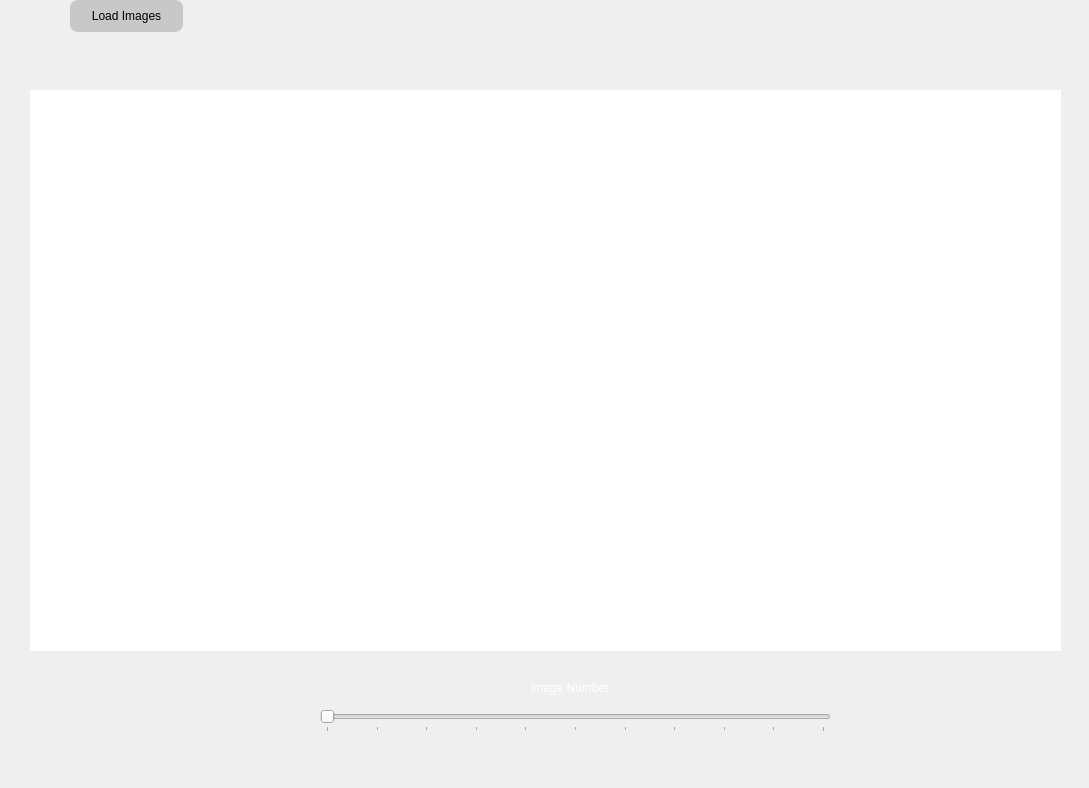
<?xml version="1.0" encoding="UTF-8"?>
<ui version="4.0">
 <class>HomeWindow</class>
 <widget class="QWidget" name="HomeWindow">
  <property name="geometry">
   <rect>
    <x>0</x>
    <y>0</y>
    <width>1089</width>
    <height>788</height>
   </rect>
  </property>
  <property name="windowTitle">
   <string>Form</string>
  </property>
  <property name="styleSheet">
   <string notr="true"/>
  </property>
  <widget class="QWidget" name="widget" native="true">
   <property name="geometry">
    <rect>
     <x>0</x>
     <y>-50</y>
     <width>1091</width>
     <height>801</height>
    </rect>
   </property>
   <property name="font">
    <font>
     <family>Arial</family>
    </font>
   </property>
   <property name="styleSheet">
    <string notr="true">color:black;



QDoubleSpinBox
{
background-color: rgb(200, 200, 200);
color:black;
}
QDoubleSpinBox:hover {
  background-color:  rgb(166, 166, 166);
  color: white;
}
QListWidget
{
background-color: rgb(200, 200, 200);
color:black;
}
QListWidget:hover {
  background-color:  rgb(166, 166, 166);
  color: white;
}
QListView{
background-color:  rgb(255, 255, 255);
  color: white;
}

QComboBox{
background-color:  rgb(200, 200, 200);
color:black;
}
QComboBox:hover {
  background-color:  rgb(166, 166, 166);
  color: white;
}

QTextBrowser
{
background-color: black;
color:white;
border-radius: 5px;
}

QPushButton
{
background-color: rgb(200, 200, 200);
border-radius: 8px;
color:black;

}
QPushButton:hover {
  background-color:  rgb(166, 166, 166);
  color: white;

}


QSpinBox
{
background-color: rgb(200, 200, 200);

color:balck;
}
QSpinBox:hover {
  background-color:  rgb(166, 166, 166);
  color: white;

}



QLabel
{
color: white;
}


</string>
   </property>
   <widget class="QPushButton" name="load_image">
    <property name="geometry">
     <rect>
      <x>70</x>
      <y>50</y>
      <width>113</width>
      <height>32</height>
     </rect>
    </property>
    <property name="font">
     <font>
      <family>Arial</family>
     </font>
    </property>
    <property name="text">
     <string>Load Images</string>
    </property>
   </widget>
   <widget class="QWidget" name="loaded_image_widget" native="true">
    <property name="geometry">
     <rect>
      <x>30</x>
      <y>140</y>
      <width>1031</width>
      <height>561</height>
     </rect>
    </property>
    <property name="styleSheet">
     <string notr="true">QWidget
{
    background-color: white;
}


</string>
    </property>
   </widget>
   <widget class="QSlider" name="image_slider">
    <property name="geometry">
     <rect>
      <x>320</x>
      <y>760</y>
      <width>511</width>
      <height>22</height>
     </rect>
    </property>
    <property name="acceptDrops">
     <bool>false</bool>
    </property>
    <property name="autoFillBackground">
     <bool>false</bool>
    </property>
    <property name="maximum">
     <number>10</number>
    </property>
    <property name="orientation">
     <enum>Qt::Horizontal</enum>
    </property>
    <property name="invertedAppearance">
     <bool>false</bool>
    </property>
    <property name="tickPosition">
     <enum>QSlider::TicksBelow</enum>
    </property>
    <property name="tickInterval">
     <number>0</number>
    </property>
   </widget>
   <widget class="QLabel" name="label">
    <property name="geometry">
     <rect>
      <x>530</x>
      <y>730</y>
      <width>131</width>
      <height>16</height>
     </rect>
    </property>
    <property name="font">
     <font>
      <family>Arial</family>
     </font>
    </property>
    <property name="text">
     <string>Image Number</string>
    </property>
   </widget>
  </widget>
 </widget>
 <resources/>
 <connections/>
</ui>
